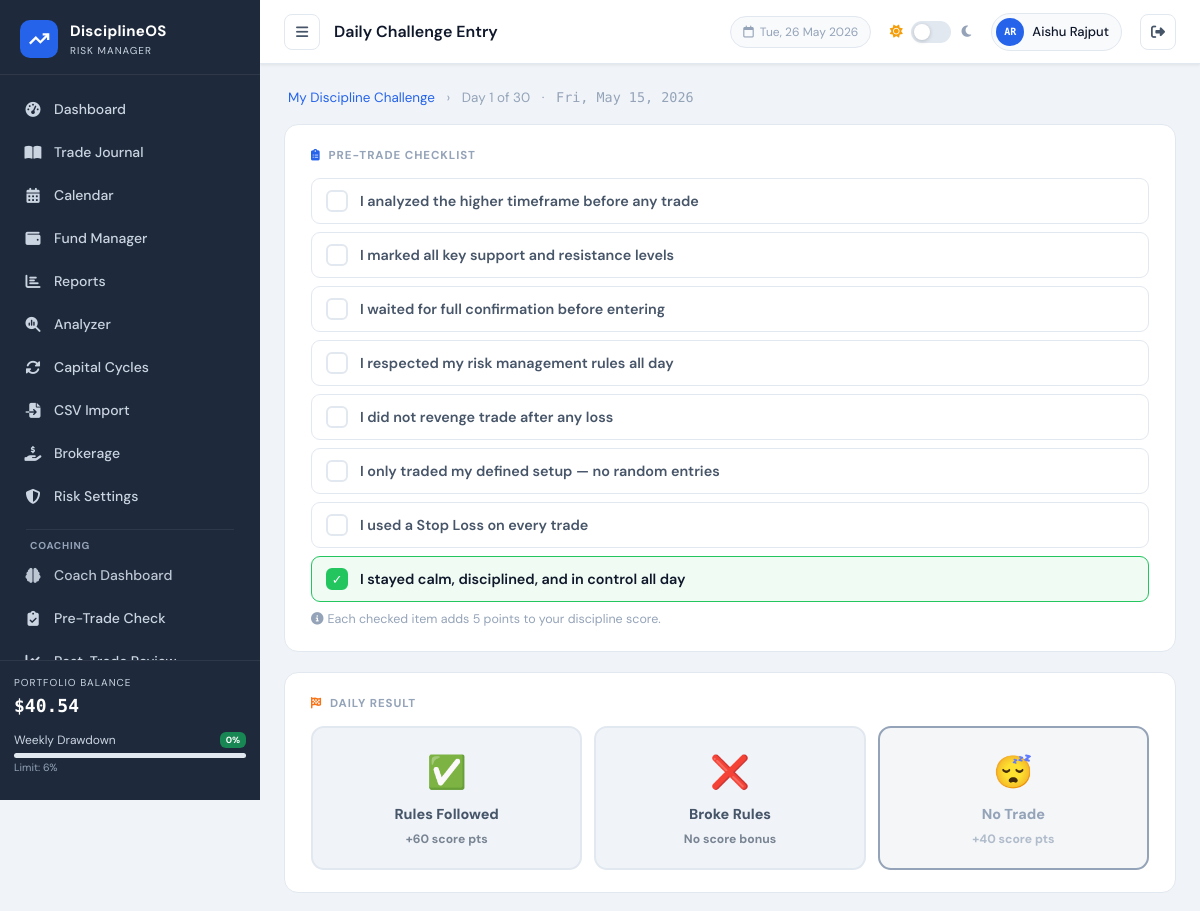
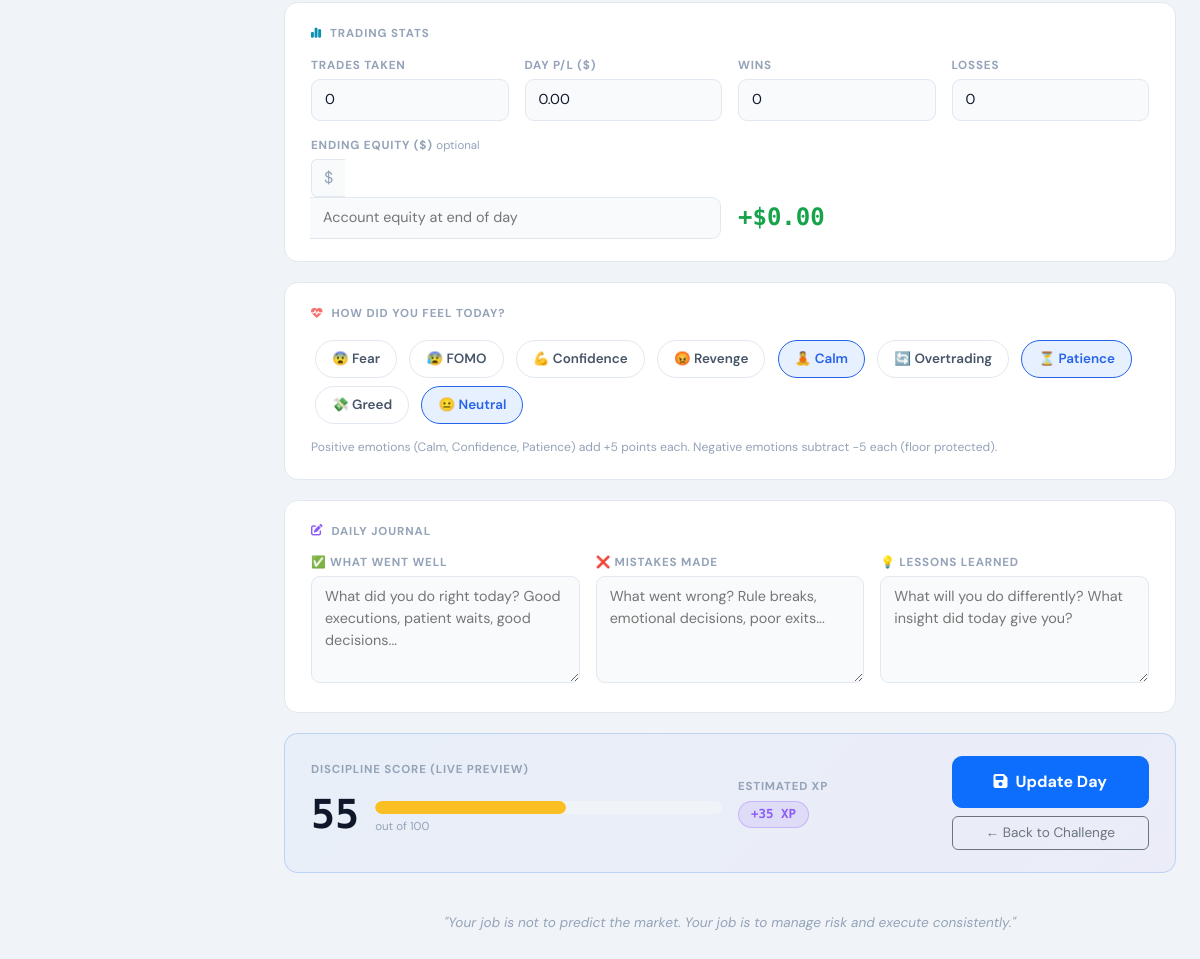
The app's page /pages/challenge_day.php?date=2026-05-15&challenge_id=1 (signed in) with its own data (2 pictures, top to bottom).
### tables this page shows
CREATE TABLE `users` (
  `id` int NOT NULL,
  `name` varchar(100) NOT NULL,
  `email` varchar(150) NOT NULL,
  `password` varchar(255) NOT NULL,
  `initial_balance` decimal(15,2) DEFAULT '10000.00',
  `role` enum('user','admin') NOT NULL DEFAULT 'user',
  `last_login_at` datetime DEFAULT NULL,
  `last_active_at` datetime DEFAULT NULL,
  `login_count` int NOT NULL DEFAULT '0',
  `daily_loss_pct` decimal(5,2) DEFAULT NULL,
  `weekly_loss_pct` decimal(5,2) DEFAULT NULL,
  `warning_threshold_pct` decimal(5,2) DEFAULT NULL,
  `profit_lock_mode` tinyint DEFAULT NULL,
  `max_trades_per_day` int DEFAULT NULL,
  `max_risk_per_trade_pct` decimal(5,2) DEFAULT NULL,
  `signup_ip` varchar(45) DEFAULT NULL,
  `created_at` timestamp NOT NULL DEFAULT CURRENT_TIMESTAMP
);

CREATE TABLE `challenges` (
  `id` int NOT NULL,
  `user_id` int NOT NULL DEFAULT '1',
  `title` varchar(150) NOT NULL DEFAULT 'My Discipline Challenge',
  `duration_days` int NOT NULL DEFAULT '30',
  `start_date` date NOT NULL,
  `end_date` date NOT NULL,
  `status` enum('active','completed','abandoned') NOT NULL DEFAULT 'active',
  `starting_capital` decimal(15,2) NOT NULL DEFAULT '0.00',
  `max_risk_per_trade_pct` decimal(5,2) NOT NULL DEFAULT '2.00',
  `max_daily_loss_pct` decimal(5,2) NOT NULL DEFAULT '5.00',
  `max_trades_per_day` tinyint NOT NULL DEFAULT '3',
  `min_risk_reward` decimal(4,1) NOT NULL DEFAULT '2.0',
  `session_start` time DEFAULT NULL,
  `session_end` time DEFAULT NULL,
  `total_xp` int NOT NULL DEFAULT '0',
  `level` tinyint NOT NULL DEFAULT '1',
  `created_at` timestamp NULL DEFAULT CURRENT_TIMESTAMP
);

CREATE TABLE `challenge_days` (
  `id` int NOT NULL,
  `challenge_id` int NOT NULL,
  `user_id` int NOT NULL DEFAULT '1',
  `day_date` date NOT NULL,
  `day_number` int NOT NULL,
  `check_higher_tf` tinyint(1) NOT NULL DEFAULT '0',
  `check_key_levels` tinyint(1) NOT NULL DEFAULT '0',
  `check_confirmation` tinyint(1) NOT NULL DEFAULT '0',
  `check_risk_mgmt` tinyint(1) NOT NULL DEFAULT '0',
  `check_no_revenge` tinyint(1) NOT NULL DEFAULT '0',
  `check_setup_only` tinyint(1) NOT NULL DEFAULT '0',
  `check_stop_loss` tinyint(1) NOT NULL DEFAULT '0',
  `check_calm` tinyint(1) NOT NULL DEFAULT '0',
  `checklist_submitted` tinyint(1) NOT NULL DEFAULT '0',
  `result` enum('followed','broke','no_trade') DEFAULT NULL,
  `trades_count` tinyint UNSIGNED NOT NULL DEFAULT '0',
  `daily_pl` decimal(12,2) NOT NULL DEFAULT '0.00',
  `equity_end` decimal(15,2) DEFAULT NULL,
  `wins` tinyint UNSIGNED NOT NULL DEFAULT '0',
  `losses` tinyint UNSIGNED NOT NULL DEFAULT '0',
  `emotions` varchar(500) DEFAULT NULL,
  `went_well` text,
  `mistakes` text,
  `lessons` text,
  `discipline_score` int NOT NULL DEFAULT '0',
  `xp_earned` int NOT NULL DEFAULT '0',
  `created_at` timestamp NULL DEFAULT CURRENT_TIMESTAMP,
  `updated_at` timestamp NULL DEFAULT CURRENT_TIMESTAMP ON UPDATE CURRENT_TIMESTAMP
);

### pages/challenge_day.php (the view, shortened to what the rows shown need)
<?php
require_once '../config/db.php';
$rootPath  = '../';
$userId = getCurrentUserId();
$db        = getDB();
$today     = date('Y-m-d');
$rawDate     = $_GET['date']         ?? $today;
$challengeId = (int)($_GET['challenge_id'] ?? 0);
$targetDate  = preg_match('/^\d{4}-\d{2}-\d{2}$/', $rawDate) ? $rawDate : $today;
$stmt = $db->prepare("SELECT * FROM challenges WHERE id=? AND user_id=?");
$stmt->execute([$challengeId, $userId]);
$challenge = $stmt->fetch();
$dayNumber = max(1, (int)(floor((strtotime($targetDate) - strtotime($challenge['start_date'])) / 86400) + 1));
$existStmt = $db->prepare("SELECT * FROM challenge_days WHERE challenge_id=? AND day_date=?");
$existStmt->execute([$challengeId, $targetDate]);
$existing = $existStmt->fetch();
include '../includes/header.php';
?>
<div class="mb-3 px-1" style="font-size:.84rem;color:var(--text-muted)">
    <a href="challenge.php" class="breadcrumb-link"><?= htmlspecialchars($challenge['title']) ?></a>
    <span class="mx-2">›</span>
    <span>Day <?= $dayNumber ?> of <?= $challenge['duration_days'] ?></span>
    <span class="mx-2">·</span>
    <span style="font-family:'DM Mono',monospace"><?= date('D, M j, Y', strtotime($targetDate)) ?></span>
</div>
<form method="POST" id="dayForm">
<div class="chal-section">
    <div class="row g-3">
        <div class="col-6 col-md-3">
            <label class="form-label-sm">Trades Taken</label>
            <input type="number" name="trades_count" class="form-ctrl" min="0" value="<?= $existing['trades_count'] ?? 0 ?>" onchange="updateLiveScore()">
        </div>
        <div class="col-6 col-md-3">
            <label class="form-label-sm">Day P/L ($)</label>
            <input type="number" name="daily_pl" class="form-ctrl" step="0.01" value="<?= $existing ? number_format($existing['daily_pl'],2,'.','') : '0.00' ?>" oninput="updatePLPreview(this.value)" onchange="updateLiveScore()">
        </div>
        <div class="col-6 col-md-3">
            <label class="form-label-sm">Wins</label>
            <input type="number" name="wins" class="form-ctrl" min="0" value="<?= $existing['wins'] ?? 0 ?>">
        </div>
        <div class="col-6 col-md-3">
            <label class="form-label-sm">Losses</label>
            <input type="number" name="losses" class="form-ctrl" min="0" value="<?= $existing['losses'] ?? 0 ?>">
        </div>
        <div class="col-md-6">
            <div class="input-group">
                <span class="input-group-text" style="background:var(--bg-elevated);border:1px solid var(--border);border-right:none;color:var(--text-muted)">$</span>
                <input type="number" name="equity_end" class="form-ctrl" step="0.01" placeholder="Account equity at end of day" value="<?= $existing && $existing['equity_end'] !== null ? number_format($existing['equity_end'],2,'.','') : '' ?>" style="border-radius:0 9px 9px 0;border-left:none">
            </div>
        </div>
        <div class="col-md-6 d-flex align-items-end">
            <div id="plPreview" style="font-family:'DM Mono',monospace;font-size:1.5rem;font-weight:800;padding-bottom:4px">
                <?php $pl = $existing ? (float)$existing['daily_pl'] : 0;
                echo ($pl >= 0 ? '<span style="color:var(--profit)">+$' : '<span style="color:var(--loss)">-$') . number_format(abs($pl),2) . '</span>'; ?>
            </div>
        </div>
    </div>
</div>
<div class="chal-section" style="border-color:rgba(59,130,246,.25);background:linear-gradient(135deg,rgba(59,130,246,.04),rgba(124,58,237,.04))">
    <div class="row align-items-center g-3">
        <div class="col-md-6">
            <div class="d-flex align-items-center gap-3">
                <div style="font-family:'DM Mono',monospace;font-size:2.5rem;font-weight:900" id="liveScoreDisplay"><?= $existing ? $existing['discipline_score'] : 0 ?></div>
                <div style="flex:1">
                    <div class="score-meter-wrap"><div class="score-meter-fill" id="scoreBarFill" style="width:<?= $existing ? $existing['discipline_score'] : 0 ?>%"></div></div>
                    <div style="font-size:.72rem;color:var(--text-muted);margin-top:4px">out of 100</div>
                </div>
            </div>
        </div>
    </div>
</div>
</form>
<?php include '../includes/footer.php'; ?>

### includes/header.php (shortened to what the rows shown need)
<?php
$currentPage = basename($_SERVER['PHP_SELF'], '.php');
?>
<!DOCTYPE html>
<html lang="en" data-theme="light">
<head>
    <link href="https://cdn.jsdelivr.net/npm/bootstrap@5.3.2/dist/css/bootstrap.min.css" rel="stylesheet">
    <link href="https://cdnjs.cloudflare.com/ajax/libs/font-awesome/6.5.0/css/all.min.css" rel="stylesheet">
    <link href="<?= $rootPath ?? '' ?>assets/css/style.css" rel="stylesheet">
</head>
<body>
        <?php if (isAdmin()): ?>
        <div style="margin:12px 16px;border-top:1px solid rgba(255,255,255,.07)"></div>
        <div style="font-size:10px;font-weight:700;letter-spacing:.08em;color:rgba(250,204,21,.7);text-transform:uppercase;padding:4px 20px 2px">
            <i class="fas fa-shield-halved me-1" style="color:rgba(250,204,21,.7)"></i>Admin Only
        </div>
        <a href="<?= $rootPath ?? '' ?>pages/admin.php" class="nav-item <?= $currentPage === 'admin' ? 'active' : '' ?>" style="margin:2px 12px;border-radius:8px">
            <i class="fas fa-chart-line" style="color:rgba(250,204,21,.8)"></i><span style="font-weight:700">User Analytics</span>
        </a>
        <a href="<?= $rootPath ?? '' ?>demo/index.php" class="nav-item" style="background:linear-gradient(135deg,rgba(124,58,237,.12),rgba(37,99,235,.12));border:1px solid rgba(124,58,237,.25);margin:4px 12px;border-radius:8px;padding:10px 14px">
            <i class="fas fa-flask-vial" style="color:var(--accent-purple)"></i><span style="font-weight:700">Demo Trading</span>
        </a>
        <a href="<?= $rootPath ?? '' ?>india/index.php" class="nav-item" style="background:linear-gradient(135deg,rgba(255,153,51,.12),rgba(19,136,8,.12));border:1px solid rgba(255,153,51,.25);margin:4px 12px;border-radius:8px;padding:10px 14px">
            <span style="font-size:16px;margin-right:2px">🇮🇳</span><span style="font-weight:700">India Market</span>
        </a>
        <?php endif; ?>
<div class="main-wrapper" id="mainWrapper">
    <header class="top-bar">
        <div class="topbar-right">
            <?php
            $__loggedUser = getLoggedInUser();
            $__uname      = $__loggedUser['name'] ?? ($_SESSION['user_name'] ?? 'User');
            $__words      = array_filter(explode(' ', $__uname));
            $__initials   = strtoupper(implode('', array_map(fn($w) => $w[0], $__words)));
            $__initials   = substr($__initials, 0, 2);
            ?>
            <div class="user-chip" style="cursor:pointer" title="Account Settings"
                 onclick="window.location='<?= $rootPath ?? '' ?>pages/account.php'">
                <div class="user-avatar"><?= htmlspecialchars($__initials) ?></div>
                <span><?= htmlspecialchars($__uname) ?></span>
            </div>
        </div>
    </header>
    <div class="page-content">

### records on screen
users: name "AR", name "Aishu Rajput"
challenges: title "My Discipline Challenge", start_date "1", duration_days "30"
challenge_days: check_calm 1 (drawn), trades_count "0", daily_pl "0.00", wins "0", losses "0", discipline_score "55"

### other values on screen
APP_NAME "DisciplineOS"
formatUSD($balance) "$40.54"
$weeklyDD "0"
$titles[$currentPage] "Daily Challenge Entry"
date('D, M j, Y', strtotime($targetDate)) "Fri, May 15, 2026"
$label "I analyzed the higher timeframe before any trade"
$label "I marked all key support and resistance levels"
$label "I waited for full confirmation before entering"
$label "I respected my risk management rules all day"
$label "I did not revenge trade after any loss"
$label "I only traded my defined setup — no random entries"
$label "I used a Stop Loss on every trade"
$label "I stayed calm, disciplined, and in control all day"
$meta['emoji'] "😨"
$emo "Fear"
